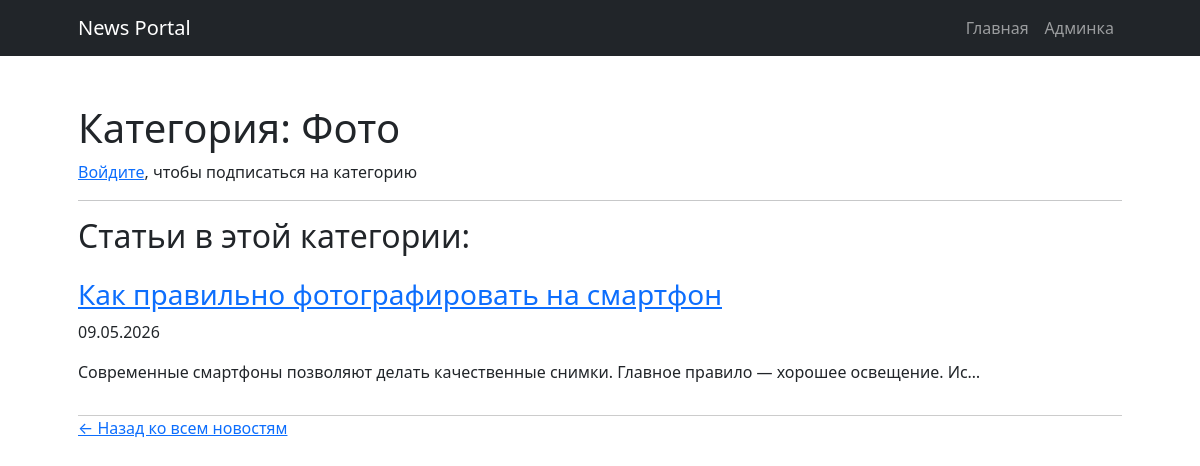
Page /news/category/1/ on the committed database.
### news/models.py (models this page shows, shortened)
class Category(models.Model):
    name = models.CharField(max_length=100, unique=True)
    subscribers = models.ManyToManyField(User, blank=True, related_name='subscribed_categories')  # НОВОЕ ПОЛЕ

class Post(models.Model):
    ARTICLE = 'AR'
    NEWS = 'NW'
    POST_TYPES = [
        (ARTICLE, 'Статья'),
        (NEWS, 'Новость'),
    ]
    author = models.ForeignKey(Author, on_delete=models.CASCADE)
    post_type = models.CharField(max_length=2, choices=POST_TYPES, default=ARTICLE)
    created_at = models.DateTimeField(auto_now_add=True)
    categories = models.ManyToManyField(Category, through='PostCategory')
    title = models.CharField(max_length=255)
    text = models.TextField()
    rating = models.IntegerField(default=0)

### news/views.py (the view)
# urls.py: path('category/<int:pk>/', CategoryDetailView.as_view(), name='category_detail'),
class CategoryDetailView(DetailView):
    model = Category
    template_name = 'category_detail.html'
    context_object_name = 'category'

### news/templatetags/censor_filters.py (called while the page is built)
@register.filter(name='censor')
def censor(value):
    if not isinstance(value, str):
        return value
    forbidden_words = ['редиска', 'дурак', 'идиот', 'глупый', 'журналист']
    result = value
    for word in forbidden_words:
        pattern = re.compile(re.escape(word), re.IGNORECASE)
        replacement = '*' * len(word)
        result = pattern.sub(replacement, result)
    return result

### templates/category_detail.html (shortened to what this page needs)
{% extends 'flatpages/default.html' %}
{% load censor_filters %}
{% block content %}
<h1>Категория: {{ category.name }}</h1>
{% if user.is_authenticated %}
    {% if user in category.subscribers.all %}
        <form method="post" action="{% url 'unsubscribe' category.id %}">
            {% csrf_token %}
            <button type="submit" style="background-color: red; color: white;">Отписаться</button>
        </form>
    {% else %}
        <form method="post" action="{% url 'subscribe' category.id %}">
            {% csrf_token %}
            <button type="submit" style="background-color: green; color: white;">Подписаться</button>
        </form>
    {% endif %}
{% else %}
    <p><a href="{% url 'account_login' %}">Войдите</a>, чтобы подписаться на категорию</p>
{% endif %}
<hr>
<h2>Статьи в этой категории:</h2>
{% for post in category.post_set.all %}
    <div style="border-bottom: 1px solid #ccc; padding: 15px 0;">
        <h3><a href="{% url 'news_detail' post.id %}">{{ post.title|censor }}</a></h3>
        <p>{{ post.created_at|date:"d.m.Y" }}</p>
        <p>{{ post.text|censor|truncatechars:100 }}</p>
    </div>
{% empty %}
    <p>В этой категории пока нет статей</p>
{% endfor %}
<p><a href="{% url 'news_list' %}">← Назад ко всем новостям</a></p>
{% endblock content %}

### rows in the picture
Category: name "Фото"
Post: title|censor "Как правильно фотографировать на смартфон", created_at "09.05.2026", text|censor "Современные смартфоны позволяют делать качественные снимки. Главное правило — хорошее освещение. Ис…"
